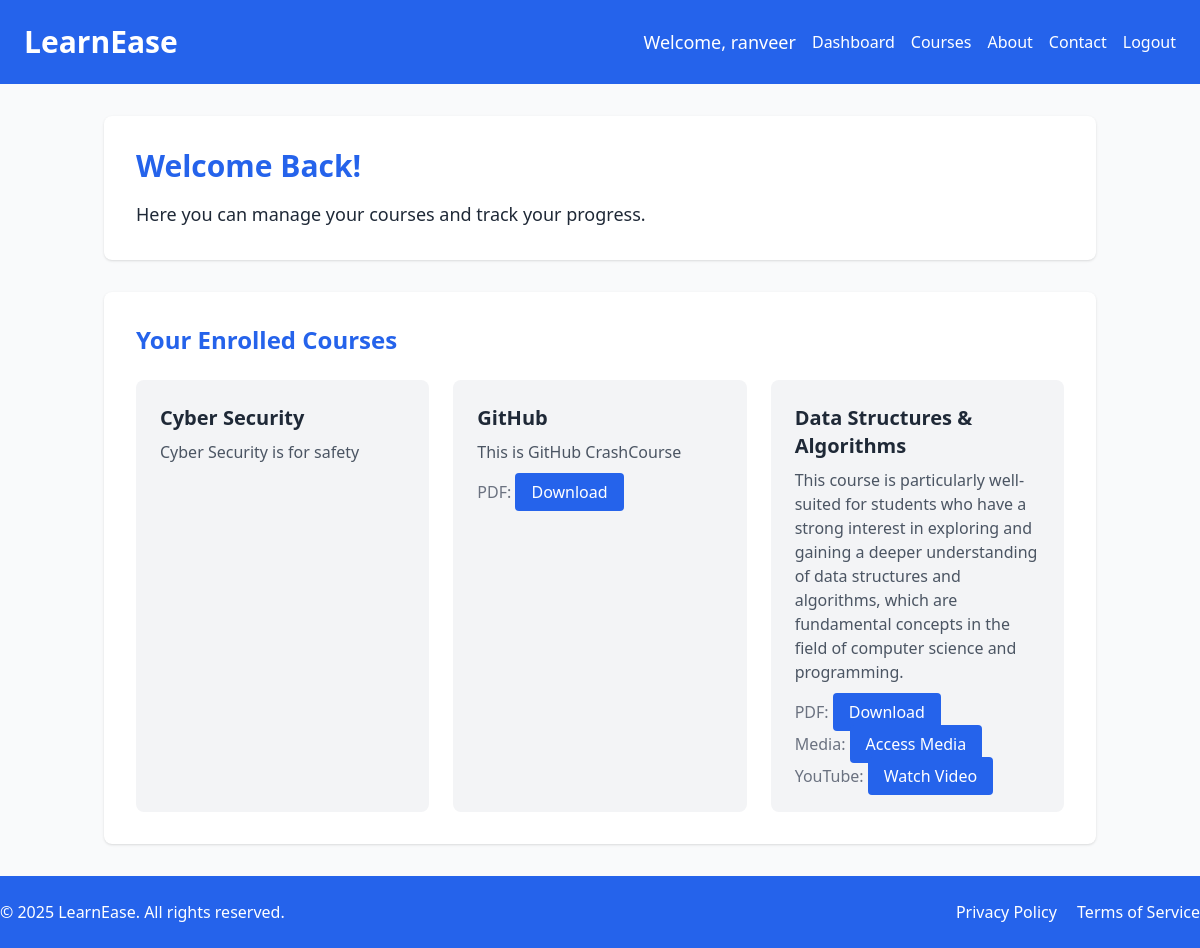
The page /dashboard/ (signed in) on the database its author committed.
### aiutorapp/models.py (models this page shows, shortened)
class CustomUser(AbstractUser):
    USER_TYPE_CHOICES = (
        ('teacher', 'As Teacher'),
        ('student', 'As Student'),
    )
    user_type = models.CharField(max_length=10, choices=USER_TYPE_CHOICES)

class Course(models.Model):
    name = models.CharField(max_length=255)
    description = models.TextField()
    creator = models.ForeignKey(CustomUser, on_delete=models.CASCADE)  # Link to the teacher who created the course
    created_at = models.DateTimeField(auto_now_add=True)  # Timestamp for when the course was created
    file = models.FileField(upload_to='course_files/', blank=True, null=True)  # Field for uploading course files
    media_files = models.FileField(upload_to='media_files/', blank=True, null=True)  # Field for uploading multiple media files
    youtube_link = models.URLField(blank=True, null=True)  # Field for storing YouTube video link

### aiutorapp/views.py (the view)
# urls.py: path('dashboard/', views.student_dashboard, name='student_dashboard'),
def student_dashboard(request):
    logger.info(f"Request method: {request.method}, Path: {request.path}")
    if request.user.is_authenticated and request.user.user_type == 'student':
        all_courses = Course.objects.all()  # Fetch all available courses
        enrolled_courses = Course.objects.filter(id__in=Enrollment.objects.filter(student=request.user).values_list('course', flat=True))  # Fetch enrolled course objects
        return render(request, 'dashboard.html', {
            'user': request.user,
            'enrolled_courses': enrolled_courses,
            'available_courses': all_courses,
        })  # Pass both to the template
    else:
        return redirect('indexpage')  # Redirect to index if not a student

### aiutorapp/templates/dashboard.html (shortened to what this page needs)
{% load static tailwind_tags %}
{% load static %}
<!DOCTYPE html>
<html lang="en">
<head>
    <link href="https://cdn.jsdelivr.net/npm/tailwindcss@2.2.19/dist/tailwind.min.css" rel="stylesheet">
    <link rel="stylesheet" href="{% static 'style.css' %}">
    {% tailwind_css %}
</head>
<body class="bg-gray-50 text-gray-800 font-sans flex flex-col min-h-screen">
    {% include 'header.html' %}
    <main class="flex-grow container mx-auto px-4 py-8">
        <section class="bg-white p-8 rounded-lg shadow mb-8">
            <h1 class="text-3xl font-bold text-blue-600 mb-4">Welcome Back!</h1>
            <p class="text-lg">Here you can manage your courses and track your progress.</p>
        </section>
        <section class="bg-white p-8 rounded-lg shadow">
            <h2 class="text-2xl font-bold text-blue-600 mb-6">Your Enrolled Courses</h2>
            <div class="grid grid-cols-1 md:grid-cols-2 lg:grid-cols-3 gap-6">
                {% for course in enrolled_courses %}
                <div class="bg-gray-100 p-6 rounded-lg hover:shadow-lg transition-shadow duration-300">
                    <h4 class="text-xl font-semibold">{{ course.name }}</h4>
                    <p class="mt-2 text-gray-600">{{ course.description }}</p>
                    <div class="mt-4">
                        {% if course.file %}
                            {% if user.is_authenticated %}
                                <p class="mt-2 text-gray-500">PDF: <a href="{{ course.file.url }}" class="bg-blue-600 text-white px-4 py-2 rounded hover:bg-blue-700 transition duration-300" target="_blank">Download</a></p>
                            {% else %}
                                <p class="mt-2 text-gray-500">PDF: <button class="bg-gray-300 text-gray-500 px-4 py-2 rounded cursor-not-allowed" disabled>Download (Enroll to access)</button></p>
                            {% endif %}
                        {% endif %}
                        {% if course.media_files %}
                            {% if user.is_authenticated %}
                                <p class="mt-2 text-gray-500">Media: <a href="{{ course.media_files.url }}" class="bg-blue-600 text-white px-4 py-2 rounded hover:bg-blue-700 transition duration-300" target="_blank">Access Media</a></p>
                            {% else %}
                                <p class="mt-2 text-gray-500">Media: <button class="bg-gray-300 text-gray-500 px-4 py-2 rounded cursor-not-allowed" disabled>Access (Enroll to access)</button></p>
                            {% endif %}
                        {% endif %}
                        {% if course.youtube_link %}
                            {% if user.is_authenticated %}
                                <p class="mt-2 text-gray-500">YouTube: <a href="{{ course.youtube_link }}" class="bg-blue-600 text-white px-4 py-2 rounded hover:bg-blue-700 transition duration-300" target="_blank">Watch Video</a></p>
                            {% else %}
                                <p class="mt-2 text-gray-500">YouTube: <button class="bg-gray-300 text-gray-500 px-4 py-2 rounded cursor-not-allowed" disabled>Access (Enroll to access)</button></p>
                            {% endif %}
                        {% endif %}
                    </div>
                </div>
                {% endfor %}
            </div>
        </section>
    </main>
    {% include 'footer.html' %}
</body>
</html>

### aiutorapp/templates/header.html
{% load static tailwind_tags %}
{% load static %}
<header class="bg-blue-600 p-6">
    <div class="max-w-7xl mx-auto flex justify-between items-center">
        <h1 class="text-white text-3xl font-bold">LearnEase</h1>
        <nav class="space-x-4 flex items-center">
<p class="text-white text-lg">Welcome, {{ user.get_full_name }}</p>
            {% if user.is_authenticated and user.user_type == 'teacher' %}
                <a href="{% url 'teacher_dashboard' %}" class="text-white hover:text-gray-300">Dashboard</a>
            {% elif user.is_authenticated and user.user_type == 'student' %}
                <a href="{% url 'student_dashboard' %}" class="text-white hover:text-gray-300">Dashboard</a>
            {% else %}
                <a href="{% url 'indexpage' %}" class="text-white hover:text-gray-300">Home</a>
            {% endif %}
            <a href="{% url 'courses' %}" class="text-white hover:text-gray-300">Courses</a>
            <a href="{% url 'about' %}" class="text-white hover:text-gray-300">About</a>
            <a href="{% url 'contact' %}" class="text-white hover:text-gray-300">Contact</a>
            <div class="relative group">
            <div class="relative group">
                {% if user.is_authenticated %}
                    <a href="{% url 'logout' %}" class="text-white hover:text-gray-300">Logout</a>
                {% else %}
                    <div class="flex space-x-4">
                        <a href="{% url 'signup' %}" class="text-white hover:text-gray-300">SignUp</a>
                        <a href="{% url 'signin' %}" class="text-white hover:text-gray-300">SignIn</a>
                    </div>
                {% endif %}
            </div>
        </nav>
    </div>
</header>

### static/style.css (style rules this page uses)
body { font-family: 'Poppins', sans-serif; }

### rows shown on the page
CustomUser: get_full_name "ranveer"
Course: name "Cyber Security", description "Cyber Security is for safety"
Course: name "GitHub", description "This is GitHub CrashCourse"
Course: name "Data Structures & Algorithms", description "This course is particularly well-suited for students who have a strong interest in exploring and gaining a deeper understanding of data structures and algorithms, which are fundamental concepts in the field of computer science and programming."
